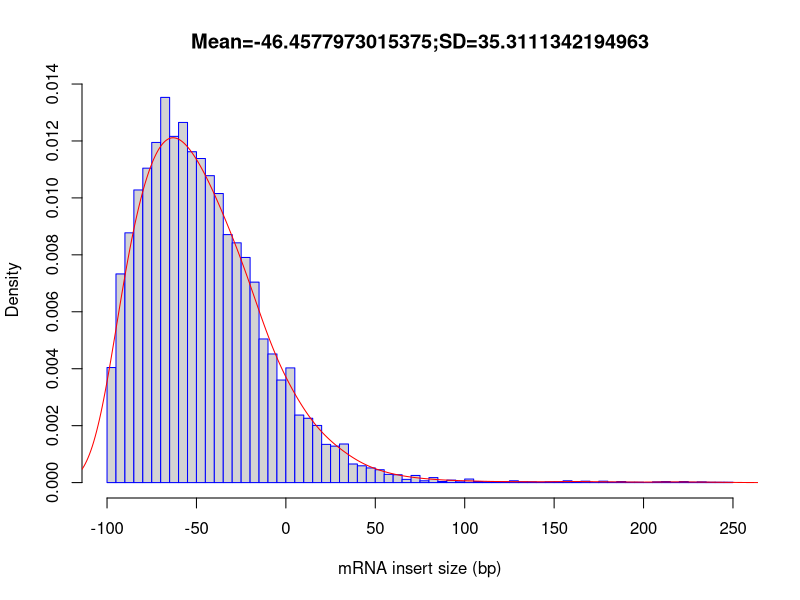

The R source for this figure:
out_file = 'step3.3_head_1'
pdf('step3.3_head_1.inner_distance_plot.pdf')
fragsize=rep(c(-248,-243,-238,-233,-228,-223,-218,-213,-208,-203,-198,-193,-188,-183,-178,-173,-168,-163,-158,-153,-148,-143,-138,-133,-128,-123,-118,-113,-108,-103,-98,-93,-88,-83,-78,-73,-68,-63,-58,-53,-48,-43,-38,-33,-28,-23,-18,-13,-8,-3,2,7,12,17,22,27,32,37,42,47,52,57,62,67,72,77,82,87,92,97,102,107,112,117,122,127,132,137,142,147,152,157,162,167,172,177,182,187,192,197,202,207,212,217,222,227,232,237,242,247),times=c(0,0,0,0,0,0,0,0,0,0,0,0,0,0,0,0,0,0,0,0,0,0,0,0,0,0,0,0,0,0,322,584,699,819,880,952,1078,969,1008,926,907,859,809,694,671,630,561,402,360,287,321,189,180,160,107,102,108,52,47,41,36,23,22,9,20,5,14,3,7,2,10,3,2,2,2,5,2,2,1,2,2,5,3,4,0,4,1,3,1,1,0,2,3,1,3,1,2,1,1,1))
frag_sd = sd(fragsize)
frag_mean = mean(fragsize)
frag_median = median(fragsize)
write(x=c("Name","Mean","Median","sd"), sep="	", file=stdout(),ncolumns=4)
write(c(out_file,frag_mean,frag_median,frag_sd),sep="	", file=stdout(),ncolumns=4)
hist(fragsize,probability=T,breaks=100,xlab="mRNA insert size (bp)",main=paste(c("Mean=",frag_mean,";","SD=",frag_sd),collapse=""),border="blue")
lines(density(fragsize,bw=10),col='red')
dev.off()
